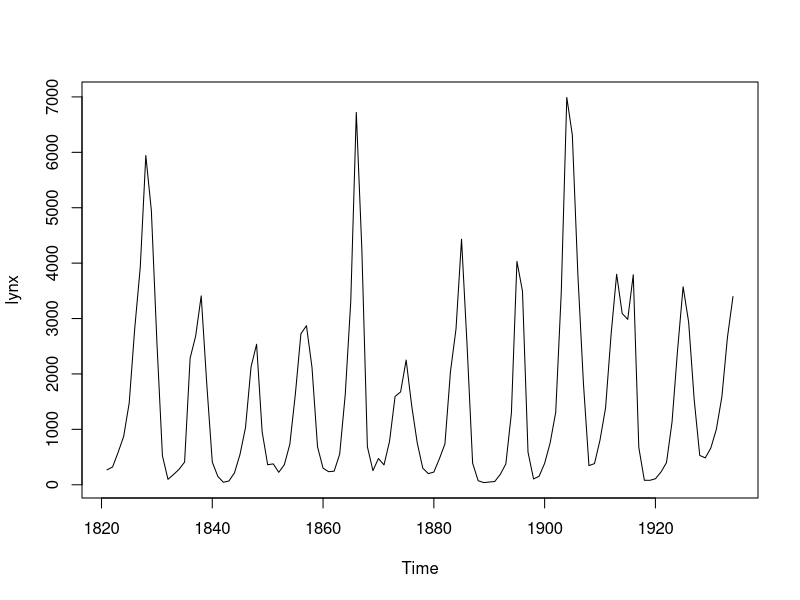
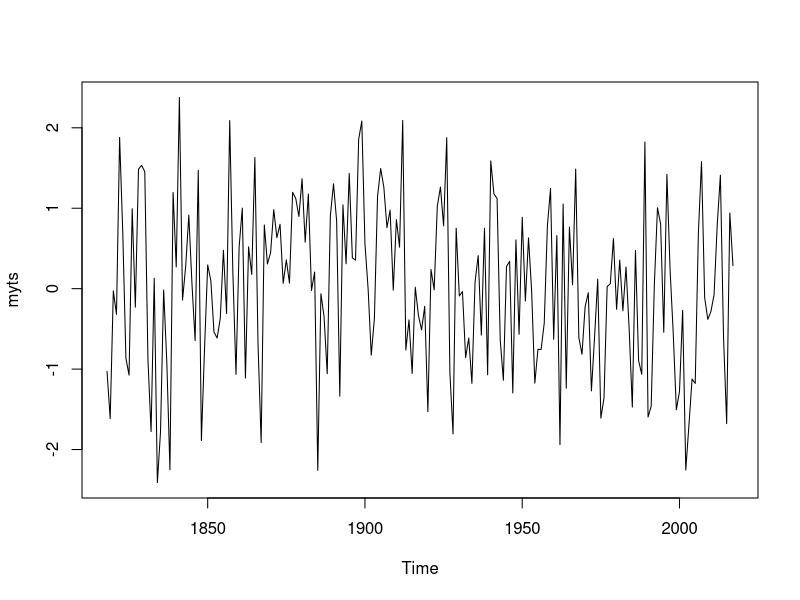
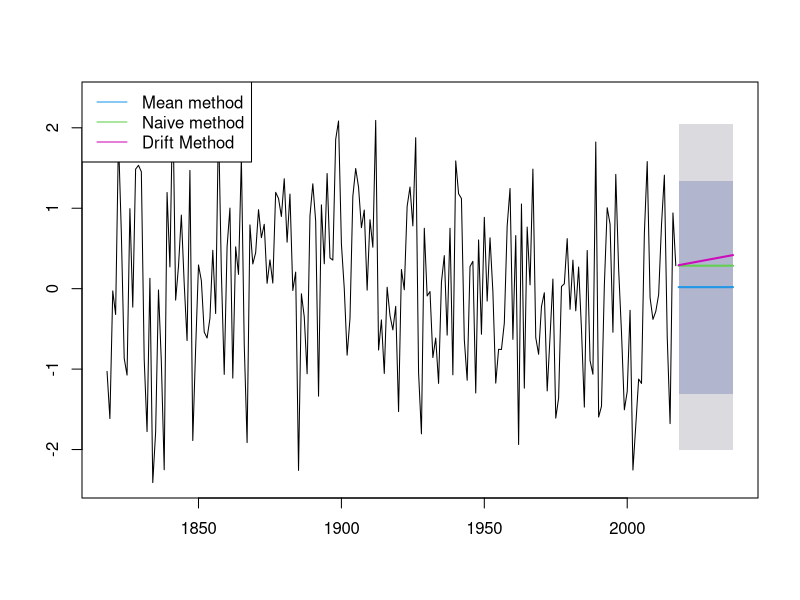
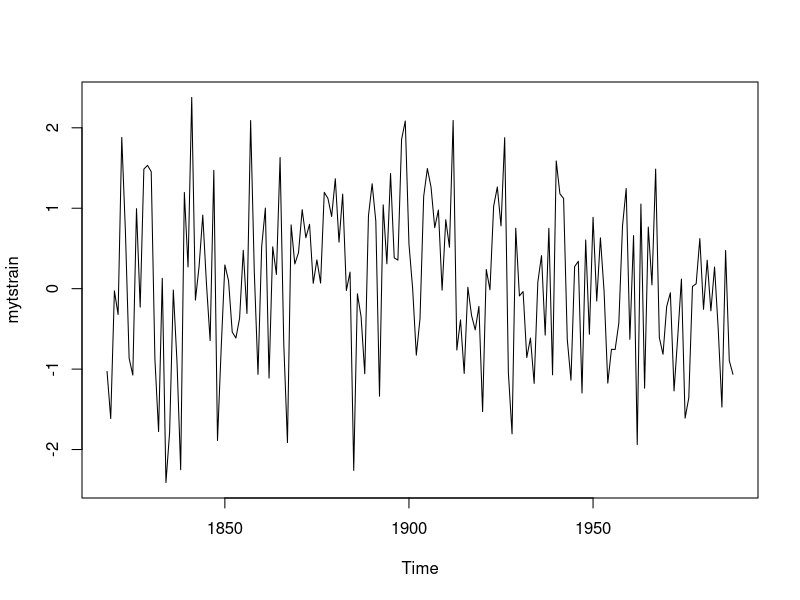
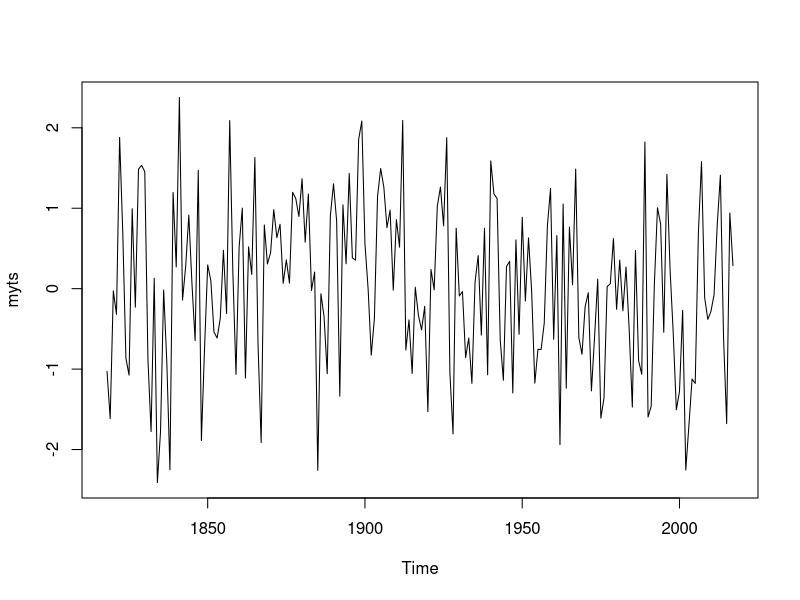
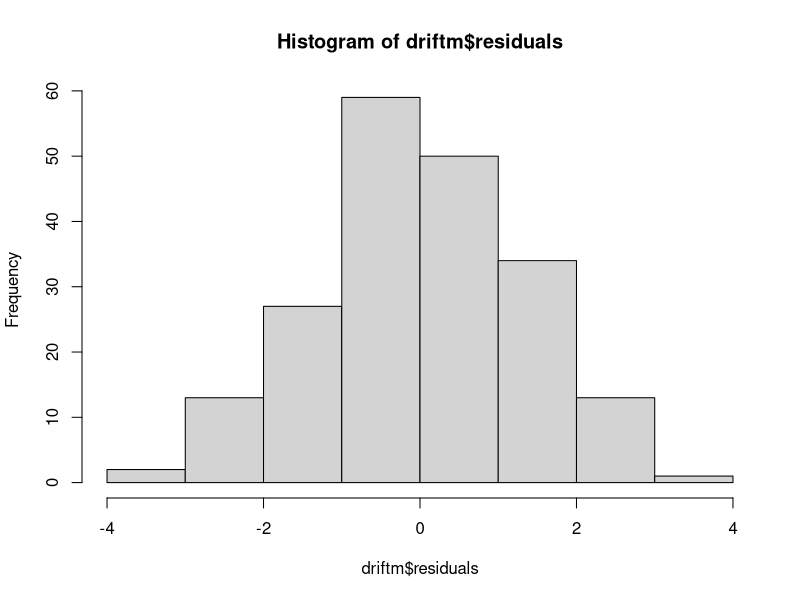
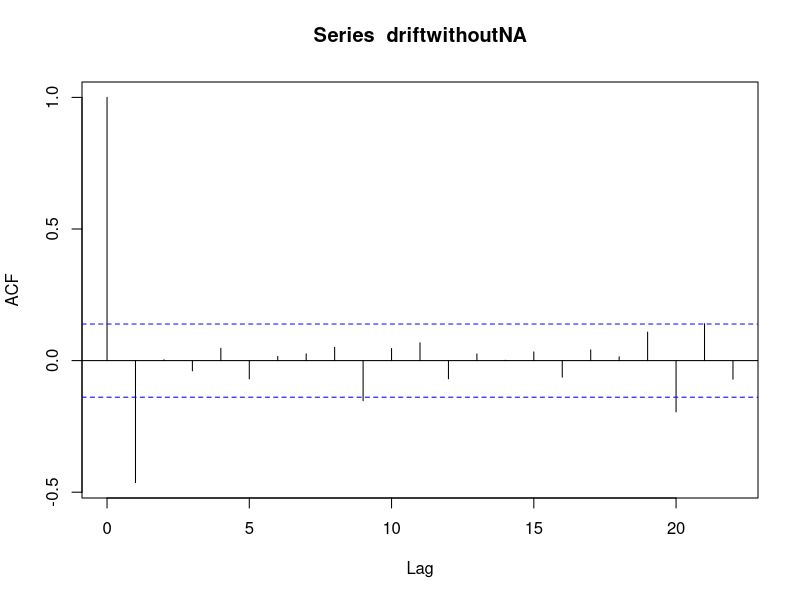
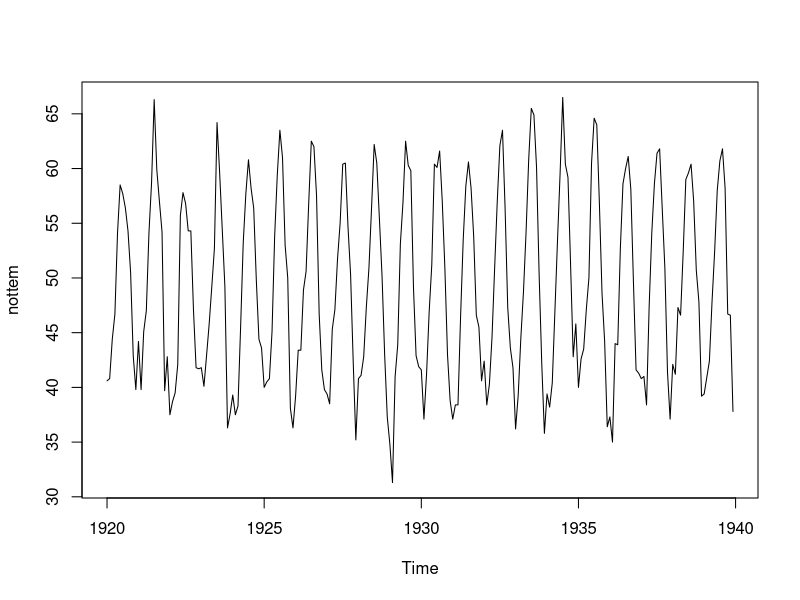

Reproduce these figures in R, in order.
lynx

time(lynx)

length(lynx)

tail(lynx) # last 6 observations

mean(lynx); median(lynx)

plot(lynx)

sort(lynx)

sort(lynx)[c(57,58)]

quantile(lynx)

quantile(lynx, prob = seq(0, 1, length = 11), type = 5)

### SIMPLE FORECAST METHODS  ####################################################################

set.seed(95)
myts <- ts(rnorm(200), start = (1818))
plot(myts)

library(forecast)
meanm <- meanf(myts, h=20)
naivem <- naive(myts, h=20)
driftm <- rwf(myts, h=20, drift = T)

plot(meanm, plot.conf = F, main = "")
lines(naivem$mean, col=123, lwd = 2)
lines(driftm$mean, col=22, lwd = 2)
legend("topleft",lty=1,col=c(4,123,22),
       legend=c("Mean method","Naive method","Drift Method"))

#### MODEL COMPARISON AND ACCURACY TESTS  ####################################################################

set.seed(95)
myts <- ts(rnorm(200), start = (1818))
mytstrain <- window(myts, start = 1818, end = 1988)
plot(mytstrain)

library(forecast)
meanm <- meanf(mytstrain, h=30)
naivem <- naive(mytstrain, h=30)
driftm <- rwf(mytstrain, h=30, drift = T)

mytstest <- window(myts, start = 1988)

accuracy(meanm, mytstest)
accuracy(naivem, mytstest)
accuracy(driftm, mytstest)

###### RESIDUALS  ####################################################################
# They show the quality of the model and how much of the randomness cannot be explained by the model. Residuals should be ideally normally distributed 
set.seed(95)
myts <- ts(rnorm(200), start = (1818))
plot(myts)

library(forecast)
meanm <- meanf(myts, h=20)
naivem <- naive(myts, h=20)
driftm <- rwf(myts, h=20, drift = T)

var(meanm$residuals)
mean(meanm$residuals)

mean(naivem$residuals)

naivwithoutNA <- naivem$residuals
naivwithoutNA <- naivwithoutNA[2:200]
var(naivwithoutNA)
mean(naivwithoutNA)

driftwithoutNA <- driftm$residuals
driftwithoutNA <- driftwithoutNA[2:200]
var(driftwithoutNA)
mean(driftwithoutNA)

hist(driftm$residuals)

acf(driftwithoutNA)




### STATIONARITY ####################################################################
# If a time series is stationary it means there are consistent statistical properties i.e. (variance, mean, autocorrelation)

x <- rnorm(1000) # no unit-root, stationary

library(tseries)

adf.test(x) # augmented Dickey Fuller Test and Stationary because P-Value <0.05


plot(nottem) # Let s see the nottem dataset

plot(decompose(nottem))

adf.test(nottem) # Stationary because P-Value <0.05


y <- diffinv(x) # non-stationary

plot(y)

adf.test(y) # Non-Stationary because P-Value >0.05



### AUTOCORRELATION TESTS  ####################################################################
# This means there is correlation on a time scale. The events in one period impact the next. For the Lynx data set, capturing too many Lynx in one period means there are less to catch in the following period

# Durbin Watson test for autocorrelation
# Shows autocorrelation for only the first order. Has weaknesses with trends and seasonality. 

length(lynx); head(lynx); head(lynx[-1]); head(lynx[-114]) # check the required traits for the test while subtracting the first and last observations

library(lmtest)

dwtest(lynx[-114] ~ lynx[-1]) # Here we get the last observation and subtract the first observation to get the 1 lag time difference
#There is autocorrlation present


x = rnorm(700) # Lets take a look at random numbers

dwtest(x[-700] ~ x[-1]) #Minus the last and first observations
# There is no autocorrelation within this dataset

length(nottem) # and the nottem dataset

dwtest(nottem[-240] ~ nottem[-1])


### Autocorrelation Test(ACF) and Partial Autocorrelation Function(PACF)

acf(lynx, lag.max = 20); pacf(lynx, lag.max =20, plot = F)

# lag.max for numbers of lags to be calculated

# plot = F to suppress plotting

acf(rnorm(500), lag.max = 20)
#The first lag is not important but for one partially through it is above the line which is find since there are 20 points and 1 of 20 fits our 95% confidence requirement

## Exercise messy data

set.seed(54)
myts <- ts(c(rnorm(50, 34, 10), 
             rnorm(67, 7, 1), 
             runif(23, 3, 14)))

# myts <- log(myts)

plot(myts)
# We can see here that the first issuea are that mean and variance are not constant 

library(forecast)
meanm <- meanf(myts, h=10)
naivem <- naive(myts, h=10)
driftm <- rwf(myts, h=10, drift = T)

plot(meanm, main = "", bty = "l")
lines(naivem$mean, col=123, lwd = 2)
lines(driftm$mean, col=22, lwd = 2)
legend("bottomleft",lty=1,col=c(4,123,22), bty = "n", cex = 0.75,
       legend=c("Mean method","Naive method","Drift Method"))

length(myts)
mytstrain <- window(myts, start = 1, end = 112 )
mytstest <- window(myts, start = 113)

meanma <- meanf(mytstrain, h=28)
naivema <- naive(mytstrain, h=28)
driftma <- rwf(mytstrain, h=28, drift = T)

accuracy(meanma, mytstest)
accuracy(naivema, mytstest)
accuracy(driftma, mytstest)

plot(naivem$residuals) # It is not homoskedastic mean isn't near 0, clear variation in variance

mean(naivem$residuals[2:140])

hist(naivem$residuals) # normal distribution, but there is to much weight on center region

shapiro.test(naivem$residuals) # test for normal distribution, null of normal distr can be rejected

acf(naivem$residuals[2:140]) # autocorrelation test, autocorrelation present (4 times crossing)


### Converting with Log Transofrmation
mytslog <- log(myts)

plot(mytslog)
# It is now rescaled and the variance is less steep

library(forecast)
meanm <- meanf(mytslog, h=10)
naivem <- naive(mytslog, h=10)
driftm <- rwf(mytslog, h=10, drift = T)

plot(meanm, main = "", bty = "l")
lines(naivem$mean, col=123, lwd = 2)
lines(driftm$mean, col=22, lwd = 2)
legend("bottomleft",lty=1,col=c(4,123,22), bty = "n", cex = 0.75,
       legend=c("Mean method","Naive method","Drift Method"))

length(mytslog)
mytstrain <- window(mytslog, start = 1, end = 112 )
mytstest <- window(mytslog, start = 113)

meanma <- meanf(mytstrain, h=28)
naivema <- naive(mytstrain, h=28)
driftma <- rwf(mytstrain, h=28, drift = T)

accuracy(meanma, mytstest)
accuracy(naivema, mytstest)
accuracy(driftma, mytstest)

plot(naivem$residuals) # It is not homoskedastic mean isn't near 0, clear variation in variance

mean(naivem$residuals[2:140])

hist(naivem$residuals) # normal distribution, but there is to much weight on center region

shapiro.test(naivem$residuals) # test for normal distribution, null of normal distr can be rejected

acf(naivem$residuals[2:140]) # autocorrelation test, autocorrelation present (4 times crossing)
